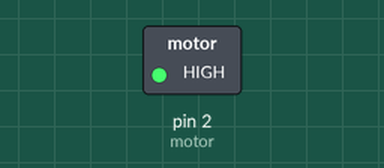
A sketch run on a simulated Arduino Uno, built with avr-gcc and run on an emulated ATmega328P. On the bench: switched loads named in the sketch (green lamp = pin HIGH).

Above: at 0.1 s.
Timing chart, 0 to 1.6 s (numbered marks = the images above):
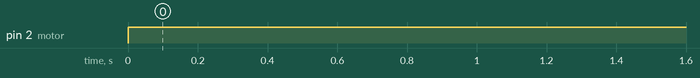

Measured:
- by itself, pin 2 (motor): LOW → HIGH at 0.00 s

The sketch:

aula17-motoresparte1.ino
```cpp
// C++ code
//

# define motor 2
void setup()
{
  pinMode(motor, OUTPUT);
}

void loop()
{
  digitalWrite(motor, HIGH);


}
```
